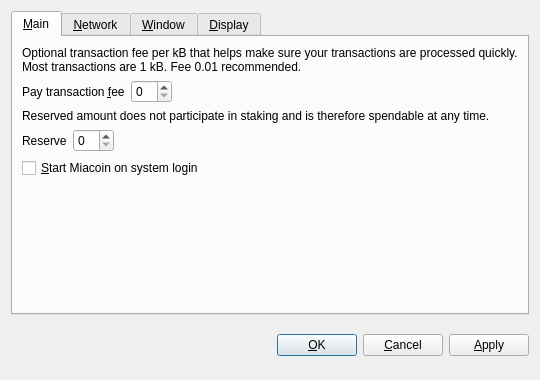
<?xml version="1.0" encoding="UTF-8"?>
<ui version="4.0">
 <class>OptionsDialog</class>
 <widget class="QDialog" name="OptionsDialog">
  <property name="geometry">
   <rect>
    <x>0</x>
    <y>0</y>
    <width>540</width>
    <height>380</height>
   </rect>
  </property>
  <property name="windowTitle">
   <string>Options</string>
  </property>
  <property name="modal">
   <bool>true</bool>
  </property>
  <layout class="QVBoxLayout" name="verticalLayout">
   <item>
    <widget class="QTabWidget" name="tabWidget">
     <property name="tabPosition">
      <enum>QTabWidget::North</enum>
     </property>
     <property name="currentIndex">
      <number>0</number>
     </property>
     <widget class="QWidget" name="tabMain">
      <attribute name="title">
       <string>&amp;Main</string>
      </attribute>
      <layout class="QVBoxLayout" name="verticalLayout_Main">
       <item>
        <widget class="QLabel" name="transactionFeeInfoLabel">
         <property name="text">
          <string>Optional transaction fee per kB that helps make sure your transactions are processed quickly. Most transactions are 1 kB. Fee 0.01 recommended.</string>
         </property>
         <property name="textFormat">
          <enum>Qt::PlainText</enum>
         </property>
         <property name="wordWrap">
          <bool>true</bool>
         </property>
        </widget>
       </item>
       <item>
        <layout class="QHBoxLayout" name="horizontalLayoutFee">
         <item>
          <widget class="QLabel" name="transactionFeeLabel">
           <property name="text">
            <string>Pay transaction &amp;fee</string>
           </property>
           <property name="textFormat">
            <enum>Qt::PlainText</enum>
           </property>
           <property name="buddy">
            <cstring>transactionFee</cstring>
           </property>
          </widget>
         </item>
         <item>
          <widget class="BitcoinAmountField" name="transactionFee"/>
         </item>
         <item>
          <spacer name="horizontalSpacerFee">
           <property name="orientation">
            <enum>Qt::Horizontal</enum>
           </property>
           <property name="sizeHint" stdset="0">
            <size>
             <width>40</width>
             <height>20</height>
            </size>
           </property>
          </spacer>
         </item>
        </layout>
       </item>
       <item>
        <widget class="QLabel" name="reserveBalanceInfoLabel">
         <property name="text">
          <string>Reserved amount does not participate in staking and is therefore spendable at any time.</string>
         </property>
         <property name="textFormat">
          <enum>Qt::PlainText</enum>
         </property>
         <property name="wordWrap">
          <bool>true</bool>
         </property>
        </widget>
       </item>
       <item>
        <layout class="QHBoxLayout" name="horizontalLayoutReserveBalance">
         <item>
          <widget class="QLabel" name="reserveBalanceLabel">
           <property name="text">
            <string>Reserve</string>
           </property>
           <property name="textFormat">
            <enum>Qt::PlainText</enum>
           </property>
           <property name="buddy">
            <cstring>reserveBalance</cstring>
           </property>
          </widget>
         </item>
         <item>
          <widget class="BitcoinAmountField" name="reserveBalance"/>
         </item>
         <item>
          <spacer name="horizontalSpacerReserveBalance">
           <property name="orientation">
            <enum>Qt::Horizontal</enum>
           </property>
           <property name="sizeHint" stdset="0">
            <size>
             <width>40</width>
             <height>20</height>
            </size>
           </property>
          </spacer>
         </item>
        </layout>
       </item>
       <item>
        <widget class="QCheckBox" name="bitcoinAtStartup">
         <property name="toolTip">
          <string>Automatically start Miacoin after logging in to the system.</string>
         </property>
         <property name="text">
          <string>&amp;Start Miacoin on system login</string>
         </property>
        </widget>
       </item>
       <item>
        <spacer name="verticalSpacer_Main">
         <property name="orientation">
          <enum>Qt::Vertical</enum>
         </property>
         <property name="sizeHint" stdset="0">
          <size>
           <width>20</width>
           <height>40</height>
          </size>
         </property>
        </spacer>
       </item>
      </layout>
     </widget>
     <widget class="QWidget" name="tabNetwork">
      <attribute name="title">
       <string>&amp;Network</string>
      </attribute>
      <layout class="QVBoxLayout" name="verticalLayout_Network">
       <item>
        <widget class="QCheckBox" name="mapPortUpnp">
         <property name="toolTip">
          <string>Automatically open the Miacoin client port on the router. This only works when your router supports UPnP and it is enabled.</string>
         </property>
         <property name="text">
          <string>Map port using &amp;UPnP</string>
         </property>
        </widget>
       </item>
       <item>
        <widget class="QCheckBox" name="connectSocks">
         <property name="toolTip">
          <string>Connect to the Miacoin network through a SOCKS proxy (e.g. when connecting through Tor).</string>
         </property>
         <property name="text">
          <string>&amp;Connect through SOCKS proxy:</string>
         </property>
        </widget>
       </item>
       <item>
        <layout class="QHBoxLayout" name="horizontalLayout_Network">
         <item>
          <widget class="QLabel" name="proxyIpLabel">
           <property name="text">
            <string>Proxy &amp;IP:</string>
           </property>
           <property name="textFormat">
            <enum>Qt::PlainText</enum>
           </property>
           <property name="buddy">
            <cstring>proxyIp</cstring>
           </property>
          </widget>
         </item>
         <item>
          <widget class="QValidatedLineEdit" name="proxyIp">
           <property name="maximumSize">
            <size>
             <width>140</width>
             <height>16777215</height>
            </size>
           </property>
           <property name="toolTip">
            <string>IP address of the proxy (e.g. 127.0.0.1)</string>
           </property>
          </widget>
         </item>
         <item>
          <widget class="QLabel" name="proxyPortLabel">
           <property name="text">
            <string>&amp;Port:</string>
           </property>
           <property name="textFormat">
            <enum>Qt::PlainText</enum>
           </property>
           <property name="buddy">
            <cstring>proxyPort</cstring>
           </property>
          </widget>
         </item>
         <item>
          <widget class="QLineEdit" name="proxyPort">
           <property name="maximumSize">
            <size>
             <width>55</width>
             <height>16777215</height>
            </size>
           </property>
           <property name="toolTip">
            <string>Port of the proxy (e.g. 9050)</string>
           </property>
          </widget>
         </item>
         <item>
          <widget class="QLabel" name="socksVersionLabel">
           <property name="text">
            <string>SOCKS &amp;Version:</string>
           </property>
           <property name="textFormat">
            <enum>Qt::PlainText</enum>
           </property>
           <property name="buddy">
            <cstring>socksVersion</cstring>
           </property>
          </widget>
         </item>
         <item>
          <widget class="QValueComboBox" name="socksVersion">
           <property name="toolTip">
            <string>SOCKS version of the proxy (e.g. 5)</string>
           </property>
          </widget>
         </item>
         <item>
          <spacer name="horizontalSpacer_Network">
           <property name="orientation">
            <enum>Qt::Horizontal</enum>
           </property>
           <property name="sizeHint" stdset="0">
            <size>
             <width>40</width>
             <height>20</height>
            </size>
           </property>
          </spacer>
         </item>
        </layout>
       </item>
       <item>
        <spacer name="verticalSpacer_Network">
         <property name="orientation">
          <enum>Qt::Vertical</enum>
         </property>
         <property name="sizeHint" stdset="0">
          <size>
           <width>20</width>
           <height>40</height>
          </size>
         </property>
        </spacer>
       </item>
      </layout>
     </widget>
     <widget class="QWidget" name="tabWindow">
      <attribute name="title">
       <string>&amp;Window</string>
      </attribute>
      <layout class="QVBoxLayout" name="verticalLayout_Window">
       <item>
        <widget class="QCheckBox" name="minimizeToTray">
         <property name="toolTip">
          <string>Show only a tray icon after minimizing the window.</string>
         </property>
         <property name="text">
          <string>&amp;Minimize to the tray instead of the taskbar</string>
         </property>
        </widget>
       </item>
       <item>
        <widget class="QCheckBox" name="minimizeOnClose">
         <property name="toolTip">
          <string>Minimize instead of exit the application when the window is closed. When this option is enabled, the application will be closed only after selecting Quit in the menu.</string>
         </property>
         <property name="text">
          <string>M&amp;inimize on close</string>
         </property>
        </widget>
       </item>
       <item>
        <spacer name="verticalSpacer_Window">
         <property name="orientation">
          <enum>Qt::Vertical</enum>
         </property>
         <property name="sizeHint" stdset="0">
          <size>
           <width>20</width>
           <height>40</height>
          </size>
         </property>
        </spacer>
       </item>
      </layout>
     </widget>
     <widget class="QWidget" name="tabDisplay">
      <attribute name="title">
       <string>&amp;Display</string>
      </attribute>
      <layout class="QVBoxLayout" name="verticalLayout_Display">
       <item>
        <layout class="QHBoxLayout" name="horizontalLayout_1_Display">
         <item>
          <widget class="QLabel" name="langLabel">
           <property name="text">
            <string>User Interface &amp;language:</string>
           </property>
           <property name="textFormat">
            <enum>Qt::PlainText</enum>
           </property>
           <property name="buddy">
            <cstring>lang</cstring>
           </property>
          </widget>
         </item>
         <item>
          <widget class="QValueComboBox" name="lang">
           <property name="toolTip">
            <string>The user interface language can be set here. This setting will take effect after restarting Miacoin.</string>
           </property>
          </widget>
         </item>
        </layout>
       </item>
       <item>
        <layout class="QHBoxLayout" name="horizontalLayout_2_Display">
         <item>
          <widget class="QLabel" name="unitLabel">
           <property name="text">
            <string>&amp;Unit to show amounts in:</string>
           </property>
           <property name="textFormat">
            <enum>Qt::PlainText</enum>
           </property>
           <property name="buddy">
            <cstring>unit</cstring>
           </property>
          </widget>
         </item>
         <item>
          <widget class="QValueComboBox" name="unit">
           <property name="toolTip">
            <string>Choose the default subdivision unit to show in the interface and when sending coins.</string>
           </property>
          </widget>
         </item>
        </layout>
       </item>
       <item>
        <widget class="QCheckBox" name="displayAddresses">
         <property name="toolTip">
          <string>Whether to show Miacoin addresses in the transaction list or not.</string>
         </property>
         <property name="text">
          <string>&amp;Display addresses in transaction list</string>
         </property>
        </widget>
       </item>
       <item>
        <widget class="QCheckBox" name="coinControlFeatures">
         <property name="toolTip">
          <string>Whether to show coin control features or not.</string>
         </property>
         <property name="text">
          <string>Display coin &amp;control features (experts only!)</string>
         </property>
        </widget>
       </item>
       <item>
        <spacer name="verticalSpacer_Display">
         <property name="orientation">
          <enum>Qt::Vertical</enum>
         </property>
         <property name="sizeHint" stdset="0">
          <size>
           <width>20</width>
           <height>40</height>
          </size>
         </property>
        </spacer>
       </item>
      </layout>
     </widget>
    </widget>
   </item>
   <item>
    <layout class="QHBoxLayout" name="horizontalLayout_Buttons">
     <item>
      <spacer name="horizontalSpacer_1">
       <property name="orientation">
        <enum>Qt::Horizontal</enum>
       </property>
       <property name="sizeHint" stdset="0">
        <size>
         <width>40</width>
         <height>48</height>
        </size>
       </property>
      </spacer>
     </item>
     <item>
      <widget class="QLabel" name="statusLabel">
       <property name="font">
        <font>
         <weight>75</weight>
         <bold>true</bold>
        </font>
       </property>
       <property name="text">
        <string/>
       </property>
       <property name="textFormat">
        <enum>Qt::PlainText</enum>
       </property>
       <property name="wordWrap">
        <bool>true</bool>
       </property>
      </widget>
     </item>
     <item>
      <spacer name="horizontalSpacer_2">
       <property name="orientation">
        <enum>Qt::Horizontal</enum>
       </property>
       <property name="sizeHint" stdset="0">
        <size>
         <width>40</width>
         <height>48</height>
        </size>
       </property>
      </spacer>
     </item>
     <item>
      <widget class="QPushButton" name="okButton">
       <property name="text">
        <string>&amp;OK</string>
       </property>
      </widget>
     </item>
     <item>
      <widget class="QPushButton" name="cancelButton">
       <property name="text">
        <string>&amp;Cancel</string>
       </property>
       <property name="autoDefault">
        <bool>false</bool>
       </property>
      </widget>
     </item>
     <item>
      <widget class="QPushButton" name="applyButton">
       <property name="text">
        <string>&amp;Apply</string>
       </property>
       <property name="autoDefault">
        <bool>false</bool>
       </property>
      </widget>
     </item>
    </layout>
   </item>
  </layout>
 </widget>
 <customwidgets>
  <customwidget>
   <class>BitcoinAmountField</class>
   <extends>QSpinBox</extends>
   <header>bitcoinamountfield.h</header>
  </customwidget>
  <customwidget>
   <class>QValueComboBox</class>
   <extends>QComboBox</extends>
   <header>qvaluecombobox.h</header>
  </customwidget>
  <customwidget>
   <class>QValidatedLineEdit</class>
   <extends>QLineEdit</extends>
   <header>qvalidatedlineedit.h</header>
  </customwidget>
 </customwidgets>
 <resources/>
 <connections/>
</ui>
